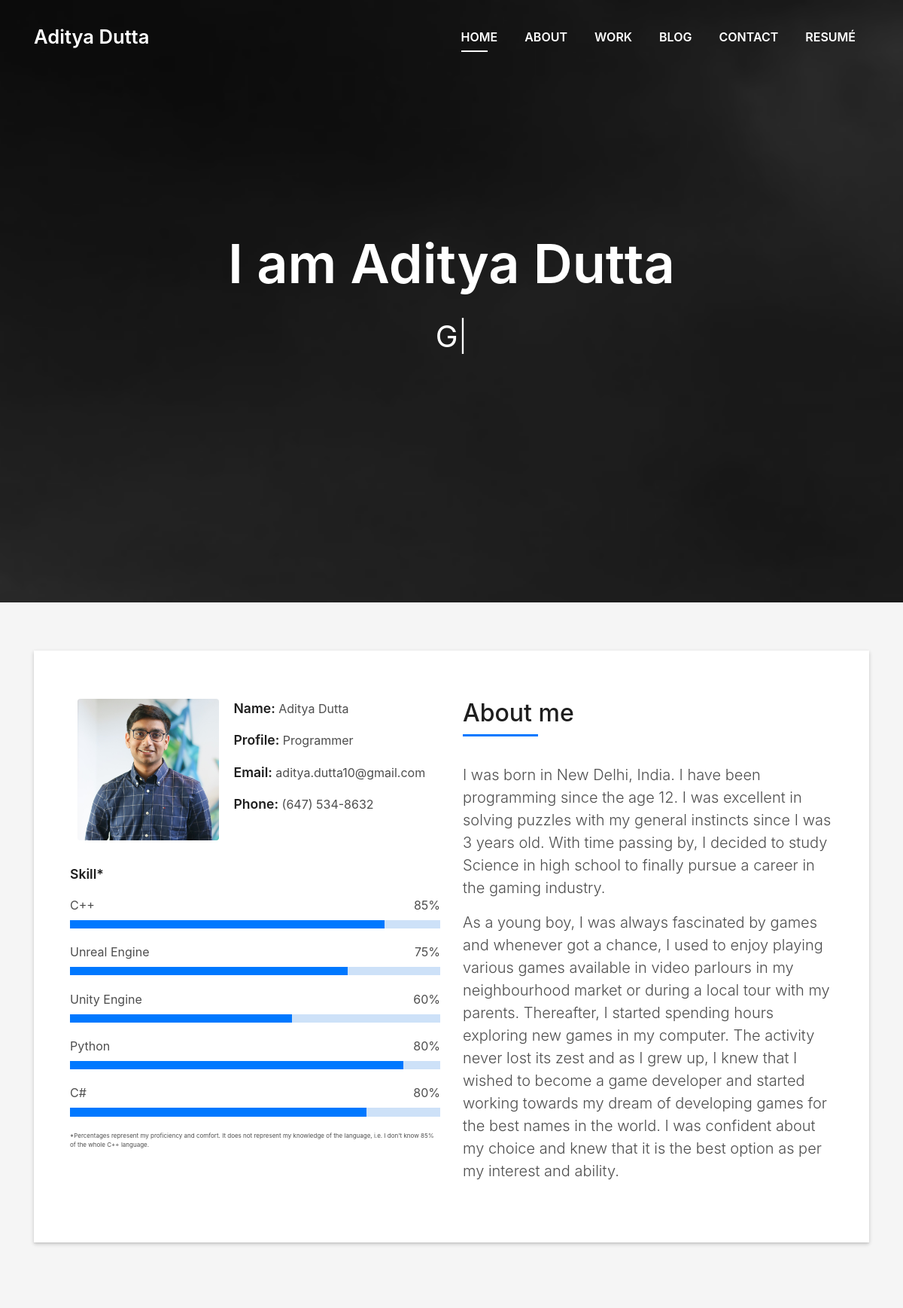
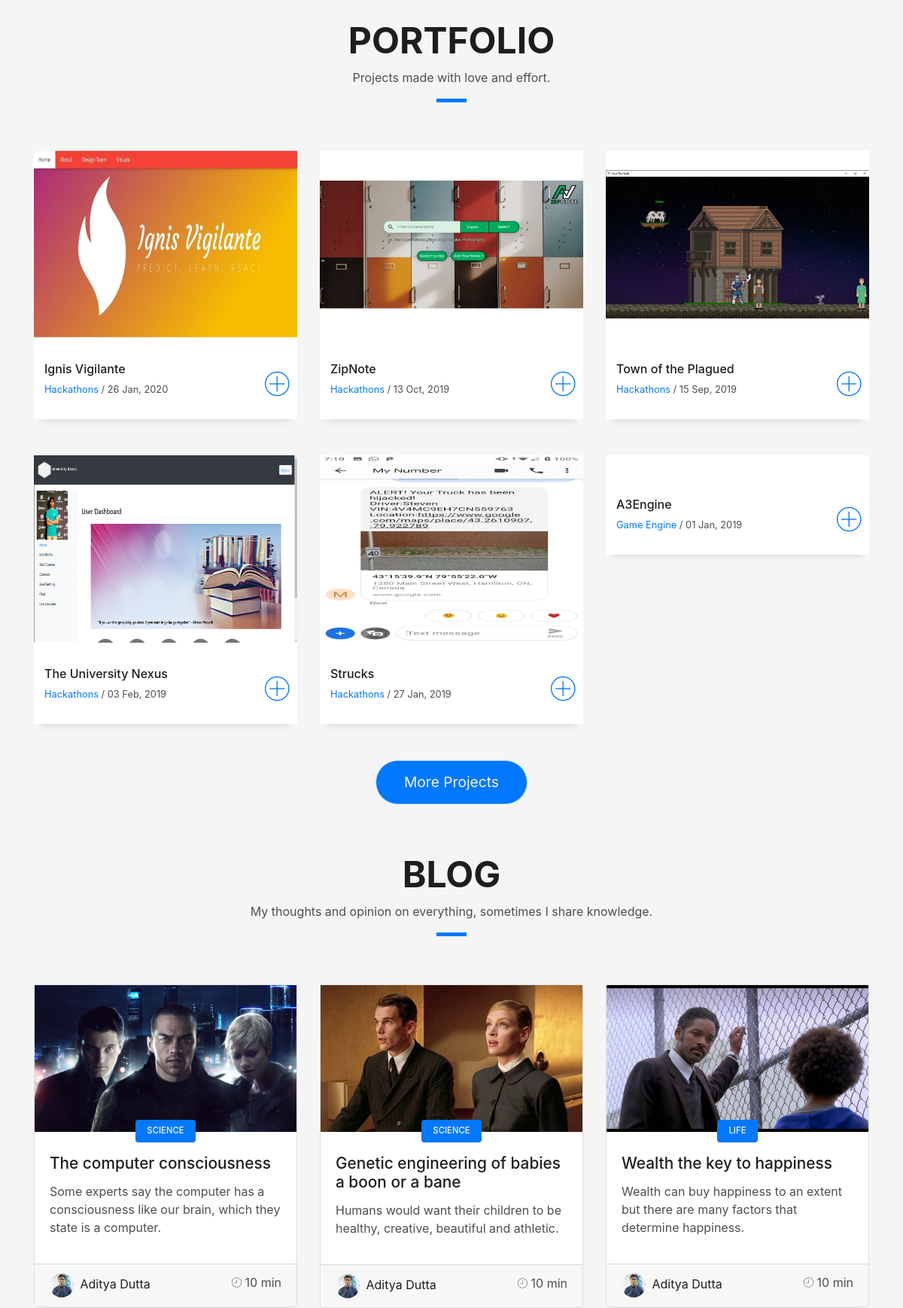
The page / (upper part) on the database its author committed (2 pictures, top to bottom).
### tables this page shows
CREATE TABLE project (
  id INTEGER PRIMARY KEY AUTOINCREMENT,
  author_id INTEGER NOT NULL,
  created TIMESTAMP NOT NULL DEFAULT CURRENT_TIMESTAMP,
  title TEXT NOT NULL,
  summary TEXT NOT NULL,
  category TEXT,
  languages TEXT,
  link TEXT,
  date_started DATE,
  video TEXT,
  photo TEXT,
  FOREIGN KEY (author_id) REFERENCES user (id)
);

CREATE TABLE post (
  id INTEGER PRIMARY KEY AUTOINCREMENT,
  author_id INTEGER NOT NULL,
  created TIMESTAMP NOT NULL DEFAULT CURRENT_TIMESTAMP,
  title TEXT NOT NULL,
  body TEXT NOT NULL,
  summary TEXT NOT NULL,
  category TEXT NOT NULL,
  photo TEXT,
  time_to_read INT DEFAULT 10,
  FOREIGN KEY (author_id) REFERENCES user (id)
);

CREATE TABLE user (
  id INTEGER PRIMARY KEY AUTOINCREMENT,
  username TEXT UNIQUE NOT NULL,
  password TEXT NOT NULL
);

### app/__init__.py (the view, shortened to what this page needs)
    @app.route('/', methods=['POST', 'GET'])
    def index():
        message = {}
        db = get_db()
        projects = db.execute(
            'SELECT p.id, title, link, date_started, author_id, username, summary, photo, category'
            ' FROM project p JOIN user u ON p.author_id = u.id'
            ' ORDER BY date_started DESC LIMIT 6'
        ).fetchall()
        posts = db.execute(
            'SELECT p.id, title, created, author_id, username, summary, category, photo, time_to_read'
            ' FROM post p JOIN user u ON p.author_id = u.id'
            ' ORDER BY created DESC LIMIT 3'
        ).fetchall()
        return render_template('index.html', projects=projects, posts=posts)

### app/templates/index.html (shortened to what this page needs)
{% extends 'base.html' %}
{% block content %}
<div id="home" class="intro route bg-image"
    style="background-image:url({{ url_for('static', filename='img/intro-bg.jpg') }})">
    <div class="overlay-itro"></div>
    <div class="intro-content display-table">
        <div class="table-cell">
            <div class="container">
                <h1 class="intro-title mb-4">I am Aditya Dutta</h1>
                <p class="intro-subtitle"><strong class="text-slider"></strong></p>
            </div>
        </div>
    </div>
</div>
<main id="main">
    <section id="about" class="about-mf sect-pt4 route">
        <div class="container">
            <div class="row">
                <div class="col-sm-12">
                    <div class="box-shadow-full">
                        <div class="row">
                            <div class="col-md-6">
                                <div class="row">
                                    <div class="col-sm-6 col-md-5">
                                        <div class="about-img">
                                            <img src="{{ url_for('static', filename='img/profile.jpg') }}"
                                                class="img-fluid rounded b-shadow-a" alt="">
                                        </div>
                                    </div>
                                    <div class="col-sm-6 col-md-7">
                                        <div class="about-info">
                                            <p><span class="title-s">Name: </span> <span>Aditya Dutta</span></p>
                                            <p><span class="title-s">Profile: </span> <span>Programmer</span></p>
                                            <p><span class="title-s">Email: </span>
                                                <span>aditya.dutta10@gmail.com</span>
                                            </p>
                                            <p><span class="title-s">Phone: </span> <span>(647) 534-8632</span></p>
                                        </div>
                                    </div>
                                </div>
                                <div class="skill-mf">
                                    <p class="title-s">Skill*</p>
                                    <span>C++</span> <span class="pull-right">85%</span>
                                    <div class="progress">
                                        <div class="progress-bar" role="progressbar" style="width: 85%;"
                                            aria-valuenow="85" aria-valuemin="0" aria-valuemax="100"></div>
                                    </div>
                                    <span>Unreal Engine</span> <span class="pull-right">75%</span>
                                    <div class="progress">
                                        <div class="progress-bar" role="progressbar" style="width: 75%"
                                            aria-valuenow="75" aria-valuemin="0" aria-valuemax="100"></div>
                                    </div>
                                    <span>Unity Engine</span> <span class="pull-right">60%</span>
                                    <div class="progress">
                                        <div class="progress-bar" role="progressbar" style="width: 60%"
                                            aria-valuenow="60" aria-valuemin="0" aria-valuemax="100"></div>
                                    </div>
                                    <span>Python</span> <span class="pull-right">80%</span>
                                    <div class="progress">
                                        <div class="progress-bar" role="progressbar" style="width: 90%"
                                            aria-valuenow="80" aria-valuemin="0" aria-valuemax="100"></div>
                                    </div>
                                    <span>C#</span> <span class="pull-right">80%</span>
                                    <div class="progress">
                                        <div class="progress-bar" role="progressbar" style="width: 80%"
                                            aria-valuenow="80" aria-valuemin="0" aria-valuemax="100"></div>
                                    </div>
                                </div>
                                <p style="font-size: 0.5em;">*Percentages represent my proficiency and comfort. It does
                                    not represent my knowledge
                                    of the language, i.e. I don't know 85% of the whole C++ language.</p>
                            </div>
                            <div class="col-md-6">
                                <div class="about-me pt-4 pt-md-0">
                                    <div class="title-box-2">
                                        <h5 class="title-left">
                                            About me
                                        </h5>
                                    </div>
                                    <p class="lead">
                                        I was born in New Delhi, India.
                                        I have been programming since the age 12.
                                        I was excellent in solving puzzles with my general instincts since I was 3 years
                                        old.
                                        With time passing by, I decided to study Science in high school to finally
                                        pursue a
                                        career in the gaming industry.
                                    </p>
                                    <p class="lead">
                                        As a young boy, I was always fascinated by games and whenever got a chance, I
                                        used
                                        to enjoy playing various games available in video parlours in my neighbourhood
                                        market or during a local tour with my parents.
                                        Thereafter, I started spending hours exploring new games in my computer.
                                        The activity never lost its zest and as I grew up, I knew that I wished to
                                        become a
                                        game developer and started working towards my dream of developing games for the
                                        best
                                        names in the world.
                                        I was confident about my choice and knew that it is the best option as per my
                                        interest and ability.
                                    </p>
                                </div>
                            </div>
                        </div>
                    </div>
                </div>
            </div>
        </div>
    </section>
    <section id="work" class="portfolio-mf sect-pt4 route">
        <div class="container">
            <div class="row">
                <div class="col-sm-12">
                    <div class="title-box text-center">
                        <h3 class="title-a">
                            Portfolio
                        </h3>
                        <p class="subtitle-a">
                            Projects made with love and effort.
                        </p>
                        <div class="line-mf"></div>
                    </div>
                </div>
            </div>
            <div class="row">
                {% for project in projects %}
                <div class="col-md-4">
                    <div class="work-box">
                        <a href="{{ url_for('static', filename='img/') }}{{ project['photo'] }}"
                            data-gall="portfolioGallery" class="venobox">
                            <div class="work-img">
                                {% if project['photo']%}
                                <img src="{{ url_for('static', filename='img/') }}{{ project['photo'] }}" alt=""
                                    class="img-fluid">
                                {% else %}
                                <img src="{{ url_for('static', filename='img/work-1.jpg') }}" alt="" class="img-fluid">
                                {% endif %}
                            </div>
                        </a>
                        <div class="work-content">
                            <div class="row">
                                <div class="col-sm-8">
                                    <h2 class="w-title">{{ project['title'] }}</h2>
                                    <div class="w-more">
                                        <span class="w-ctegory">{{ project['category'] }}</span> / <span
                                            class="w-date">{{ project['date_started'].strftime('%d %b, %Y') }}</span>
                                    </div>
                                </div>
                                <div class="col-sm-4">
                                    <div class="w-like">
                                        <a href="{{ url_for('project.project_detail', id=project['id']) }}"> <span
                                                class="ion-ios-plus-outline"></span></a>
                                    </div>
                                </div>
                            </div>
                        </div>
                    </div>
                </div>
                {% endfor %}
            </div>
        </div>
        <div class="col-md-12 text-center">
            <button type="submit" class="button button-a button-big button-rouded"><a
                    href="{{ url_for('project.index') }}" class="color-d">More
                    Projects</a></button>
        </div>
    </section>
    <section id="blog" class="blog-mf sect-pt4 route">
        <div class="container">
            <div class="row">
                <div class="col-sm-12">
                    <div class="title-box text-center">
                        <h3 class="title-a">
                            Blog
                        </h3>
                        <p class="subtitle-a">
                            My thoughts and opinion on everything, sometimes I share knowledge.
                        </p>
                        <div class="line-mf"></div>
                    </div>
                </div>
            </div>
            <div class="row">
                {% for post in posts %}
                <div class="col-md-4">
                    <div class="card card-blog">
                        <div class="card-img">
                            <a href="{{ url_for('blog.blog_detail', id=post['id']) }}">
                                {% if post['photo']%}
                                <img src="{{ url_for('static', filename='img/blog/') }}{{ post['photo'] }}" alt=""
                                    class="img-fluid">
                                {% else %}
                                <img src="{{ url_for('static', filename='img/work-1.jpg') }}" alt="" class="img-fluid">
                                {% endif %}</a>
                        </div>
                        <div class="card-body">
                            <div class="card-category-box">
                                <div class="card-category">
                                    <h6 class="category">{{ post['category'] }}</h6>
                                </div>
                            </div>
                            <h3 class="card-title"><a
                                    href="{{ url_for('blog.blog_detail', id=post['id']) }}">{{ post['title'] }}</a></h3>
                            <p class="card-description">
                                {{ post['summary']}}
                            </p>
                        </div>
                        <div class="card-footer">
                            <div class="post-author">
                                <a href="#">
                                    <img src="{{ url_for('static', filename='img/profile.jpg') }}" alt=""
                                        class="avatar rounded-circle">
                                    <span class="author">{{ post['username'] }}</span>
                                </a>
                            </div>
                            <div class="post-date">
                                <span class="ion-ios-clock-outline"></span> {{ post['time_to_read'] }} min
                            </div>
                        </div>
                    </div>
                </div>
                {% endfor %}
            </div>
        </div>
    </section>
</main>
{% endblock %}

### rows shown on the page
project: photo (picture), title "Ignis Vigilante", category "Hackathons", date_started "26 Jan, 2020"
project: photo (picture), title "ZipNote", category "Hackathons", date_started "13 Oct, 2019"
project: photo (picture), title "Town of the Plagued", category "Hackathons", date_started "15 Sep, 2019"
project: photo (picture), title "The University Nexus", category "Hackathons", date_started "03 Feb, 2019"
project: photo (picture), title "Strucks", category "Hackathons", date_started "27 Jan, 2019"
project: title "A3Engine", category "Game Engine", date_started "01 Jan, 2019"
post: photo (picture), category "SCIENCE", title "The computer consciousness", summary "Some experts say the computer has a consciousness like our brain, which they state is a computer.", username "Aditya Dutta", time_to_read "10"
post: photo (picture), category "SCIENCE", title "Genetic engineering of babies a boon or a bane", summary "Humans would want their children to be healthy, creative, beautiful and athletic.", username "Aditya Dutta", time_to_read "10"
post: photo (picture), category "LIFE", title "Wealth the key to happiness", summary "Wealth can buy happiness to an extent but there are many factors that determine happiness.", username "Aditya Dutta", time_to_read "10"
